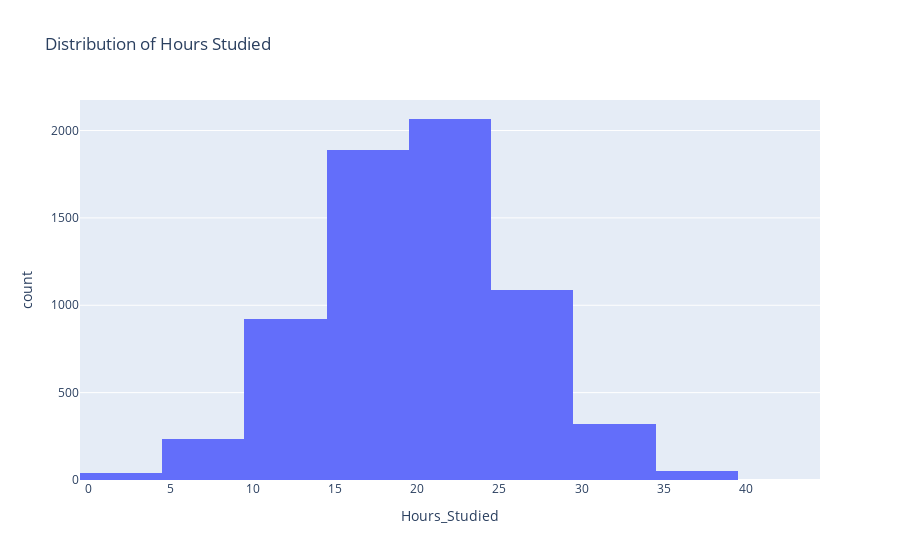

Here is the notebook cell this chart was saved with:
### Code cell
fig=px.histogram(data,x='Hours_Studied',nbins=20, title='Distribution of Hours Studied')
fig.show()

### Figure 1 — Plotly figure (JSON) as saved in the notebook; plotly's stock layout.template omitted (floating-point values rounded to 4 significant figures; data arrays with more than 128 entries replaced by an {"elided": "..."} marker saying what was removed)
{"data": [{"alignmentgroup": "True", "bingroup": "x", "hovertemplate": "Hours_Studied=%{x}<br>count=%{y}<extra></extra>", "legendgroup": "", "marker": {"color": "#636efa", "pattern": {"shape": ""}}, "name": "", "nbinsx": 20, "offsetgroup": "", "orientation": "v", "showlegend": false, "type": "histogram", "x": {"elided": "6607 int values"}, "xaxis": "x", "yaxis": "y"}], "layout": {"autosize": true, "barmode": "relative", "legend": {"tracegroupgap": 0}, "title": {"text": "Distribution of Hours Studied"}, "xaxis": {"anchor": "y", "autorange": true, "domain": [0, 1], "range": [-0.5, 44.5], "title": {"text": "Hours_Studied"}, "type": "linear"}, "yaxis": {"anchor": "x", "autorange": true, "domain": [0, 1], "range": [0, 2175.0], "title": {"text": "count"}}}}
